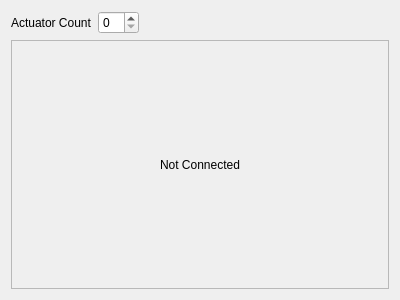
<?xml version="1.0" encoding="UTF-8"?>
<ui version="4.0">
 <class>PoseMappingWidget</class>
 <widget class="QWidget" name="PoseMappingWidget">
  <property name="geometry">
   <rect>
    <x>0</x>
    <y>0</y>
    <width>400</width>
    <height>300</height>
   </rect>
  </property>
  <property name="windowTitle">
   <string>Form</string>
  </property>
  <layout class="QVBoxLayout" name="verticalLayout">
   <item>
    <layout class="QHBoxLayout" name="horizontalLayout">
     <item>
      <widget class="QLabel" name="label">
       <property name="text">
        <string>Actuator Count</string>
       </property>
      </widget>
     </item>
     <item>
      <widget class="QSpinBox" name="spinBoxActuatorCount"/>
     </item>
     <item>
      <spacer name="horizontalSpacer">
       <property name="orientation">
        <enum>Qt::Horizontal</enum>
       </property>
       <property name="sizeHint" stdset="0">
        <size>
         <width>40</width>
         <height>20</height>
        </size>
       </property>
      </spacer>
     </item>
    </layout>
   </item>
   <item>
    <widget class="QScrollArea" name="scrollArea">
     <property name="widgetResizable">
      <bool>true</bool>
     </property>
     <widget class="QWidget" name="scrollAreaWidgetContents">
      <property name="geometry">
       <rect>
        <x>0</x>
        <y>0</y>
        <width>380</width>
        <height>249</height>
       </rect>
      </property>
      <layout class="QVBoxLayout" name="verticalLayout_2">
       <item>
        <widget class="PoseMappingView" name="widgetPoses" native="true">
         <property name="sizePolicy">
          <sizepolicy hsizetype="Minimum" vsizetype="Expanding">
           <horstretch>0</horstretch>
           <verstretch>0</verstretch>
          </sizepolicy>
         </property>
         <layout class="QGridLayout" name="gridLayout">
          <item row="0" column="0">
           <widget class="QLabel" name="label_2">
            <property name="text">
             <string>Not Connected</string>
            </property>
            <property name="alignment">
             <set>Qt::AlignCenter</set>
            </property>
           </widget>
          </item>
         </layout>
        </widget>
       </item>
      </layout>
     </widget>
    </widget>
   </item>
  </layout>
 </widget>
 <customwidgets>
  <customwidget>
   <class>PoseMappingView</class>
   <extends>QWidget</extends>
   <header>../../libs/libcore/widgets/PoseMappingView.hpp</header>
   <container>1</container>
  </customwidget>
 </customwidgets>
 <resources/>
 <connections/>
</ui>
